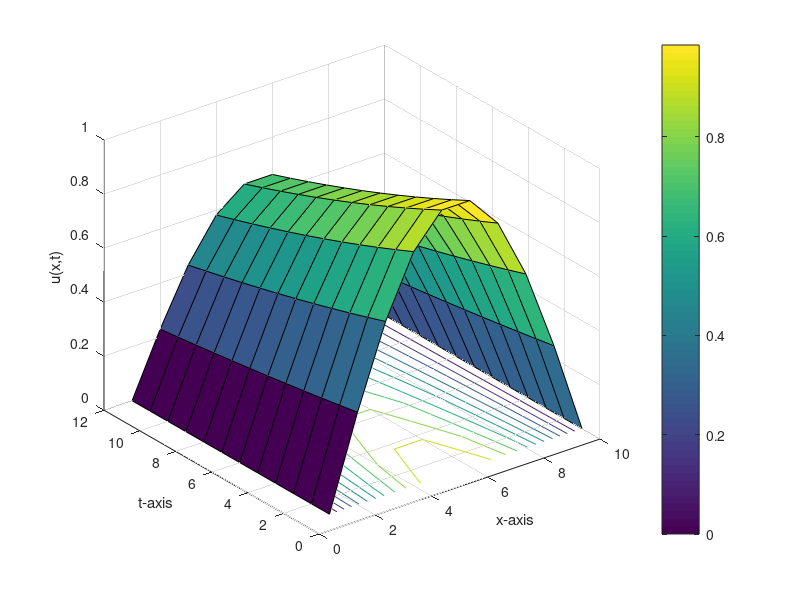
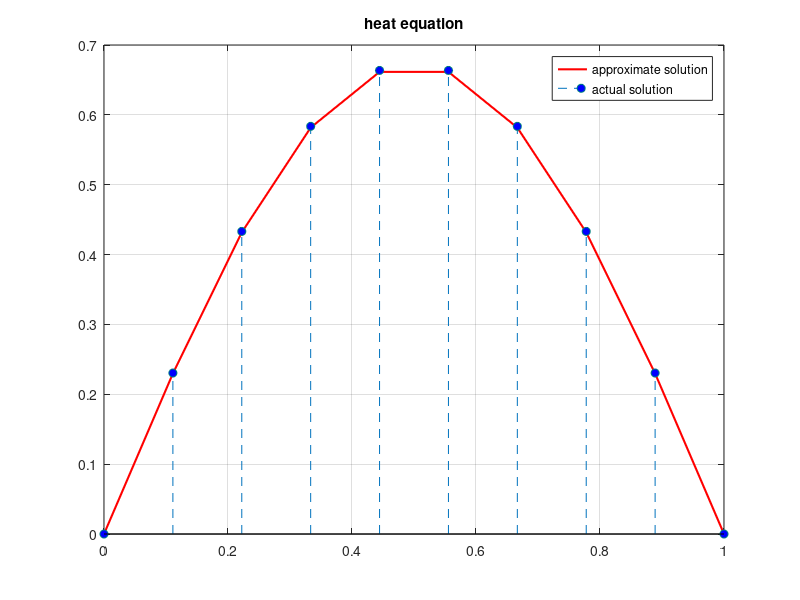

These figures' MATLAB source, in order:
    % Approximate the solution of the one dimensional heat equation
    %
    % du/dt = d^2u/dx^2,   0 < x < 1,  t > 0
    %
    % which is subject to the initial condition
    % u(x,0) = sin(pi*x),   0 < x < 1
    %
    % and the boundary conditions
    % u(0,t) = u(1,t) = 0,   t >= 0
    %
    % and compare the result at t = 0.04 to the actual solution
    % u(x,t) = exp(-pi^2*t)*sin(pi*x)

    function heat1
    clc
    clear all
    clf
    c=1;%Diffusivity
    a=0;%Left boundary
    b=1;%Right boundary
    tf=0.04;%Final time
    n=10;
    m=12;
    C1=0;%Left Boundary Condition
    C2=0;%Right Boundary Condition
    h=(b-a)/(n-1);%Grid spacing
    k=(tf-0)/(m-1);%Time stepping
    r=(c*c*k)/(h*h)%Stability criterion 0<r<0.5
    u=zeros(n,m);
    for j=1:m
        u(1,j)=C1;
        u(n,j)=C2;
    end
    for i=2:n-1
        u(i,1)=f(a+(i-1)*h);
    end
    for j=2:m
        for i=2:n-1
            u(i,j)=r*u(i-1,j-1)+(1-2*r)*u(i,j-1)+r*u(i+1,j-1);
        end
    end
    disp('Result=')
    num2str(u')
    figure (1)
    clf
    surfc(u')
    colorbar
    grid on
    xlabel('x-axis');
    ylabel('t-axis');
    zlabel('u(x,t)');
    hold off
    x(1)=a; x(n)=b;
    for i=2:n-1
        x(i)=x(i-1)+h;
    end
    figure (2)
    sum=0.0;
    for i=1:n
        v1(i)=u(i,m);%approximate solution depends on the value of m
        v2(i)=exp(-pi^2*tf)*sin(x(i)*pi); %Exact solution at t=0.04
        sum=sum+(v1(i)-v2(i))*(v1(i)-v2(i));
    end
    rmse=sqrt(sum/length(v1))
    plot(x,v1,'-r','LineWidth',1.5)
    hold on
    stem(x,v2,'--','MarkerEdgeColor',[0 .5 .5],'MarkerFaceColor','blue')
    grid on
    hold off
    title('heat equation')
    legend('approximate solution','actual solution');
    function z=f(x)
    z=sin(x*pi);
